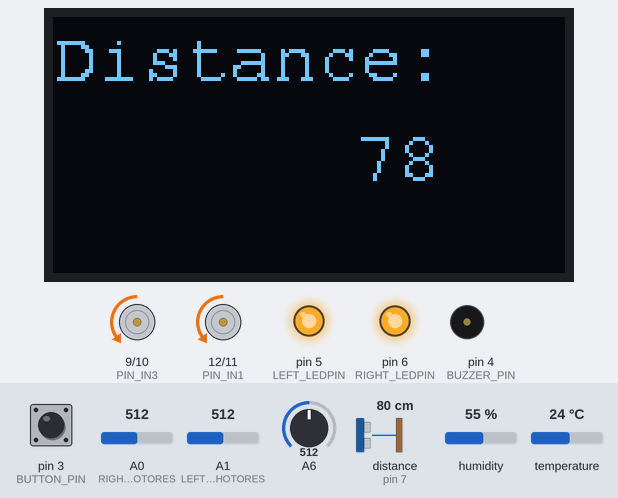
Bench run of a sketch on a simulated Arduino Nano, built with avr-gcc and run on an emulated ATmega328P. Shown: 128×64 one-colour display, motor-driver pin pairs drawn as motors (green arrow = first pin HIGH = forward, orange = second pin HIGH = backward, longer = more drive), output pins drawn as LEDs (lit = HIGH), buzzer (waves = sounding). Wiring (inferred from the names in the program): range finder with pulse-width output: data pin 7. Inputs (shaded band) come from the test bench; at power-on: pin 3 (BUTTON_PIN) HIGH, humidity 55 %, temperature 24 °C, A0 (RIGHT_PHOTORES) = 512, A1 (LEFT_PHOTORES) = 512, A6 = 512, distance to the obstacle (sensor on pin 7) 80 cm. The echo pulse lasts 58.3 µs per cm; pins used as bus, display or sensor lines are not drawn.

Above: at 6.2 s.
6.3 s: pin 3 (BUTTON_PIN) pulled LOW for 1 s
At 8.5 s:
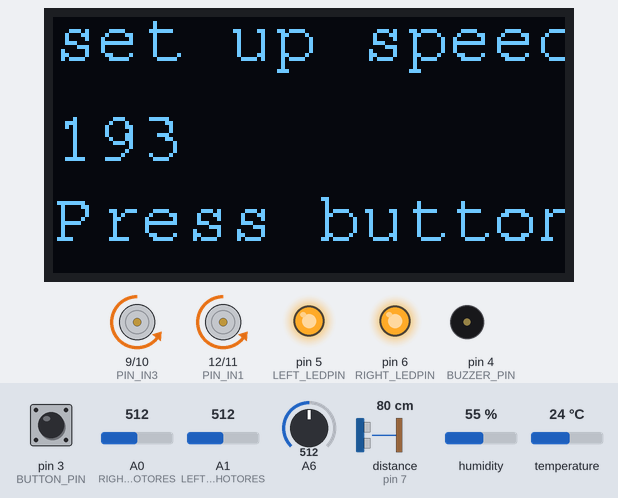
9.3 s: pin 3 (BUTTON_PIN) pulled LOW for 3.2 s
At 12.0 s:
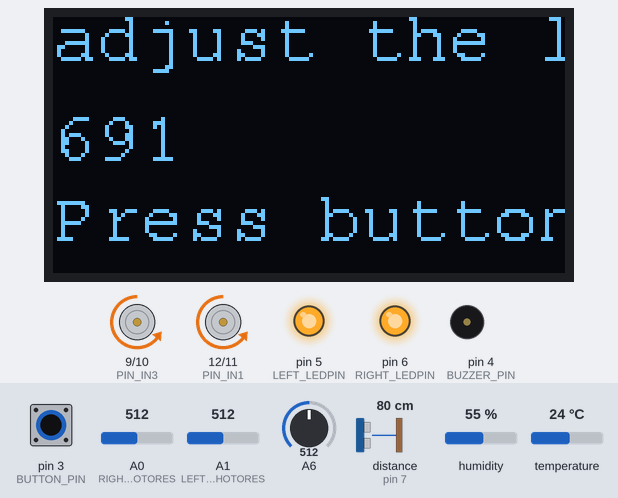
14.0 s: pin 3 (BUTTON_PIN) pulled LOW for 1 s
At 15.9 s:
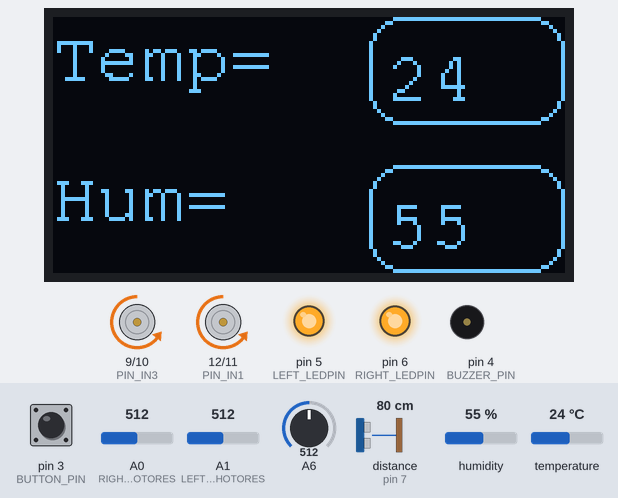
16.8 s: humidity set to 22 %
At 17.2 s:
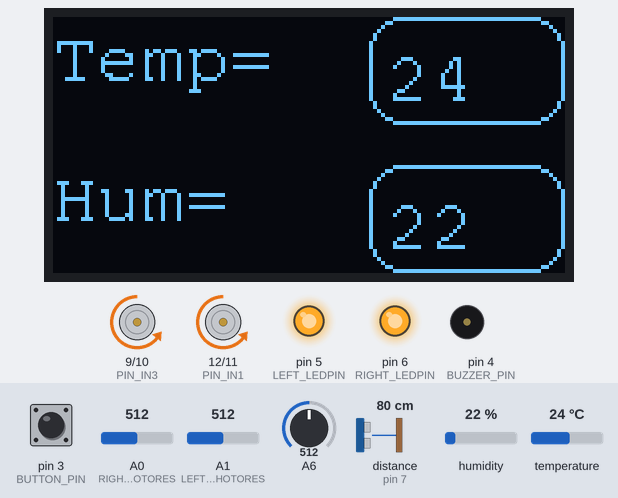
18.3 s: temperature set to 12 °C
At 19.4 s:
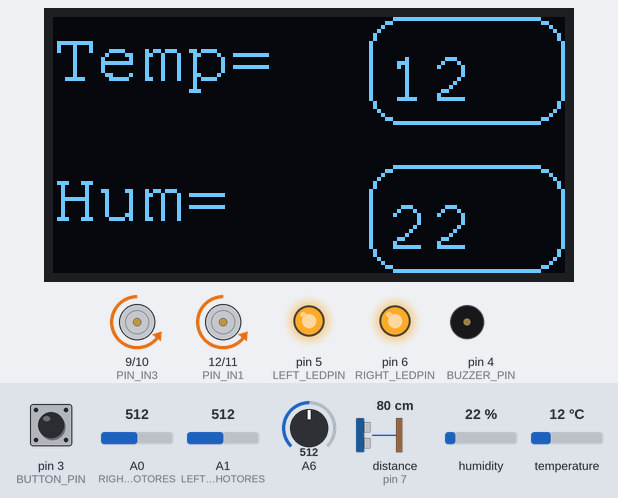
19.8 s: humidity set to 40 %
At 20.7 s:
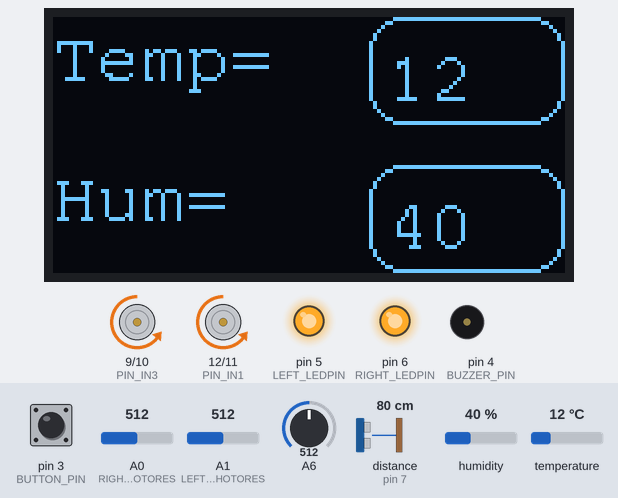
Timing chart, 0 to 22.3 s (numbered marks = the images above; inputs shaded):
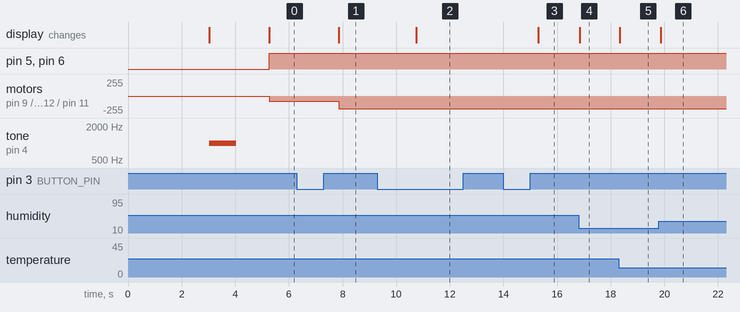

The sketch:

main.ino
```cpp
/*************************************
    ADAM'S ROBOT 2020
    STUDENT NUMBER ****807
 *************************************/

// import classes
#include "Ultrasonic_sensor.h"
#include "DC_Motors.h"
#include "Display.h"
#include "Humidity_sensor.h"
#include "Buzzer.h"
#include "Potentiometer.h"
#include "Button.h"

#include "LED.h"
#include "LDR.h"

int POTENTIOMETER = A6;
Potentiometer new_potentiometer(POTENTIOMETER);


const int BUZZER_PIN = 4;
Passive_Piezo_Buzzer new_buzzer(BUZZER_PIN);


const int DHT11_PIN = A2;
Humidity_sensor humidity_sensor(DHT11_PIN);

const byte BUTTON_PIN = 3;
Button new_button(BUTTON_PIN);


int PIN_IN1 = 12;
int PIN_IN2 = 11;
int PIN_IN3 = 9;
int PIN_IN4 = 10;

DCMotors dc_motors(PIN_IN1, PIN_IN2, PIN_IN3, PIN_IN4);

//-------------------
// Pins for ultrasonic sensor:
const int PIN_TRIG = 8;
const int PIN_ECHO = 7;

Ultrasonic ultrasonic(PIN_TRIG, PIN_ECHO);

// Pins for photoresistors:
const int LEFT_PHOTORES = A1;
const int RIGHT_PHOTORES = A0;
//-------------------

// Pins for LEDs
const int RIGHT_LEDPIN = 6;
const int LEFT_LEDPIN = 5;

Led left_led(LEFT_LEDPIN);
Led right_led(RIGHT_LEDPIN);

//LDR left_photo(LEFT_PHOTORES);
//LDR right_photo(RIGHT_PHOTORES);

Screen new_display;
//-----------------
int new_tempo;
int new_light_threshold;
int right_value_of_light;
int left_value_of_light;
int distance;

int SensorLeft;
int SensorRight;
int SensorDifference;


void setup()
{
  new_display.init();
  pinMode(LEFT_PHOTORES, INPUT);
  pinMode(RIGHT_PHOTORES, INPUT);
  new_buzzer.Buzz(); // Gives signal that the set up is finished
}

void loop()
{
  int b_pressed = new_button.StateMachine_s1();
  int x = new_button.get_button_counter_value(b_pressed);
  int y = 0;
  switch (x) {
    case 0:
      follow_the_light();
      break;
    case 1:
      new_tempo = new_potentiometer.get_value_for_speed();
      new_display.speed_calibration(new_tempo);
      dc_motors.Forward(new_tempo);
      break;
    case 2:
      new_light_threshold = new_potentiometer.get_value_for_threshold();
      right_value_of_light = indicate_light_right();
      left_value_of_light = indicate_light_left();
      new_display.light_calibration(new_light_threshold);
      break;
    case 3:
      int hum = humidity_sensor.get_humidity();
      int temp = humidity_sensor.get_temperature();
      new_display.display_hum_temp(hum, temp);
      break;
  }
} //the loop ends


// TO DO
// The class for LDR's returns same value for the same photoresistors
// Bug to fix (!)
int indicate_light_left() {
  int value_l = analogRead(LEFT_PHOTORES);
  return value_l;
}

int indicate_light_right() {
  int value_r = analogRead(RIGHT_PHOTORES);
  return value_r;
}

void follow_the_light(){
  distance = ultrasonic.Bubble();
      new_tempo = 80;
      new_display.display_distance(distance);
      right_value_of_light = indicate_light_right();
      left_value_of_light = indicate_light_left();

      SensorLeft = 1023 - left_value_of_light;

      SensorRight = 1023 - right_value_of_light;

      SensorDifference = abs(SensorLeft - SensorRight); // This calculates the difference between the two sensors and then saves it to an integer.


      // This section of the sketch is what actually interperets the data and then runs the motors accordingly.
      // Firstly, it checks the distance if it is bigger than 4 cm
      if (distance > 4) {
        left_led.on();
        right_led.on();
        if (SensorLeft < 500 && SensorRight < 500) {
          left_led.off();
          right_led.off();
          dc_motors.Stop();
          new_buzzer.Buzz();
          left_led.on();
          right_led.on();


        }

        if (SensorLeft > SensorRight && SensorDifference > 200 && SensorLeft > 500 && SensorRight > 500) { // This is interpreted as if the Left sensor reads more light than the Right Sensor, Do this:

          dc_motors.Right(250);


        }

        if (SensorLeft < SensorRight && SensorDifference > 200 && SensorLeft > 500 && SensorRight > 500) { // This is interpreted as if the Left sensor reads less light than the Right Sensor, Do this:

          dc_motors.Left(250);


        }

        else if (SensorLeft > 500 && SensorRight > 500 && SensorDifference < 75) { // This is interpreted as if the difference between the two sensors is under 125 (Experiment to suit our sensors), Do this:

          dc_motors.Forward(new_tempo);


        }
      }
      else {
        dc_motors.Stop();
        left_led.off();
        right_led.off();
      }
}
```

Button.h
```cpp
class Button {
    int _button;
    int buttonState = 0;         // variable for reading the pushbutton status
    int button_counter = 0; // counter for the button to implement switch cases

    int state_s1 = 0;                   //The actual ~state~ of the state machine
    int state_prev_s1 = 0;              //Remembers the previous state (useful to know when the state has changed)
    int val_s1 = 0;                     //Value of the switch ("HIGH" or "LOW")
    unsigned long t_s1 = 0;             //Typically represents the current time of the switch
    unsigned long t_0_s1 = 0;           //The time that we last passed through an interesting state
    unsigned long bounce_delay_s1 = 10; //The delay to list for bouncing
    unsigned long hold_delay_s1 = 1000; //The time required to register a long press (a.k.a. "hold")

  public:
    Button(byte button) {
      _button = button;
      pinMode(_button, INPUT_PULLUP);
    }
    int StateMachine_s1() {

      //Almost every state needs these lines, so I'll put it outside the State Machine
      val_s1 = digitalRead(_button);
      state_prev_s1 = state_s1;
      switch (state_s1) {
        case 0: //RESET!
          state_s1 = 1;
          return 0;

        case 1: //WAIT
          //Wait for the switch to go low
          if (val_s1 == LOW) {
            state_s1 = 2;
          }
          return 0;

        case 2: //ARMING!
          //Record the time and proceed to ARMED
          t_0_s1 = millis();
          state_s1 = 3;
          return 0;

        case 3: //ARMED
          //Check to see if the proper has delay has passed.  If a bounce occures then RESET
          t_s1 = millis();
          if (t_s1 - t_0_s1 > bounce_delay_s1) {
            state_s1 = 4;
          }
          if (val_s1 == HIGH) {
            state_s1 = 0;
          }
          return 0;

        case 4: //DRAWN
          //If switch goes HIGH, then TRIGGER. Also check timer for a "Long Pess"
          t_s1 = millis();
          if (val_s1 == HIGH) {
            state_s1 = 5;
          }
          if (t_s1 - t_0_s1 > hold_delay_s1) {
            state_s1 = 6;
          }
          return 0;

        case 5: //TRIGGERED!

          state_s1 = 0;
          return 1;

        case 6: //HOLD!

          state_s1 = 7;
          return 1;

        case 7: //LOW WAIT
          //wait for switch to go back HIGH, then reset
          if (val_s1 == HIGH) {
            state_s1 = 0;
          }
          return 0;
      }
    }
    int get_button_counter_value(int value_x) {
      if (value_x == 1) {
        button_counter = 1 + button_counter;
        if (button_counter == 6) {
          // after achieving the limit, the counter is assigned to zero.
          button_counter = 0;
        }
      }
      return button_counter;
    }

};
```

Buzzer.h
```cpp
#ifndef _BUZZER_H
#define _BUZZER_H
#include "NiceSong.h"

class Passive_Piezo_Buzzer {
    int _buzzerPin;


  public:
    Passive_Piezo_Buzzer(int buzzerPin) {
      _buzzerPin = buzzerPin;

      pinMode(_buzzerPin, OUTPUT);
    }

    void Buzz() {
      tone(_buzzerPin, 1000);
      delay(1000);
      noTone(_buzzerPin);
      delay(1000);
    }

    void PlayMusic() {
// Change melody.h, and this function if you want different song, picked from arduino.songs
//https://github.com/robsoncouto/arduino-songs
      int noteDurations[] = {4, 8, 4, 4, 4, 4, 4, 4};
      int tempo = 144;
      int melody[] = {REST, 2, NOTE_D4, 4,
                      NOTE_G4, -4, NOTE_AS4, 8, NOTE_A4, 4,
                      NOTE_G4, 2, NOTE_D5, 4,
                      NOTE_C5, -2,
                      NOTE_A4, -2,
                      NOTE_G4, -4, NOTE_AS4, 8, NOTE_A4, 4,
                      NOTE_F4, 2, NOTE_GS4, 4,
                      NOTE_D4, -1,
                      NOTE_D4, 4,

                      NOTE_G4, -4, NOTE_AS4, 8, NOTE_A4, 4, //10
                      NOTE_G4, 2, NOTE_D5, 4,
                      NOTE_F5, 2, NOTE_E5, 4,
                      NOTE_DS5, 2, NOTE_B4, 4,
                      NOTE_DS5, -4, NOTE_D5, 8, NOTE_CS5, 4,
                      NOTE_CS4, 2, NOTE_B4, 4,
                      NOTE_G4, -1,
                      NOTE_AS4, 4,

                      NOTE_D5, 2, NOTE_AS4, 4,//18
                      NOTE_D5, 2, NOTE_AS4, 4,
                      NOTE_DS5, 2, NOTE_D5, 4,
                      NOTE_CS5, 2, NOTE_A4, 4,
                      NOTE_AS4, -4, NOTE_D5, 8, NOTE_CS5, 4,
                      NOTE_CS4, 2, NOTE_D4, 4,
                      NOTE_D5, -1,
                      REST, 4, NOTE_AS4, 4,

                      NOTE_D5, 2, NOTE_AS4, 4,//26
                      NOTE_D5, 2, NOTE_AS4, 4,
                      NOTE_F5, 2, NOTE_E5, 4,
                      NOTE_DS5, 2, NOTE_B4, 4,
                      NOTE_DS5, -4, NOTE_D5, 8, NOTE_CS5, 4,
                      NOTE_CS4, 2, NOTE_AS4, 4,
                      NOTE_G4, -1,
                     };
      int notes = sizeof(melody) / sizeof(melody[0]) / 2;
      int wholenote = (60000 * 4) / tempo;
      int divider = 0, noteDuration = 0;
      for (int thisNote = 0; thisNote < notes * 2; thisNote = thisNote + 2) {
        divider = melody[thisNote + 1];
        if (divider > 0) {
          noteDuration = (wholenote) / divider;
        } else if (divider < 0) {
          noteDuration = (wholenote) / abs(divider);
          noteDuration *= 1.5; // increases the duration in half for dotted notes
        }
        tone(_buzzerPin, melody[thisNote], noteDuration * 0.9);
        delay(noteDuration);
        noTone(_buzzerPin);
      }
    }


};

#endif // _BUZZER_H
```

DC_Motors.h
```cpp
class DCMotors{

  int _IN1;
  int _IN2;
  int _IN3;
  int _IN4;

  int tempo;

 public:
  DCMotors(int IN1, int IN2, int IN3, int IN4){
    _IN1 = IN1;
    _IN2 = IN2;
    _IN3 = IN3;
    _IN4 = IN4;
  // pin modes for dc motors
    pinMode(_IN1, OUTPUT);
    pinMode(_IN2, OUTPUT);
    pinMode(_IN3, OUTPUT);
    pinMode(_IN4, OUTPUT);
  }


// functions for dc motors
void Forward(int tempo)
{
  digitalWrite(_IN1, LOW);
  analogWrite(_IN2, tempo);
  digitalWrite(_IN3, LOW);
  analogWrite(_IN4, tempo);
}

void Reverse(int tempo)
{
  analogWrite(_IN1, tempo);
  digitalWrite(_IN2, LOW);

  analogWrite(_IN3, tempo);
  digitalWrite(_IN4, LOW);

}

void Stop()
{
  digitalWrite(_IN1, LOW);
  digitalWrite(_IN2, LOW);


  digitalWrite(_IN3, LOW);
  digitalWrite(_IN4, LOW);

}

void Left(int tempo)
{
  digitalWrite(_IN1, LOW);
  analogWrite(_IN2, tempo);

  analogWrite(_IN3, tempo);
  digitalWrite(_IN4, LOW);

}

void Right(int tempo)
{
  analogWrite(_IN1, tempo);
  digitalWrite(_IN2, LOW);

  digitalWrite(_IN3, LOW);
  analogWrite(_IN4, tempo);

}

};
```

Display.h
```cpp
#include <Adafruit_GFX.h>
#include <Adafruit_SPITFT.h>
#include <Adafruit_SPITFT_Macros.h>
#include <gfxfont.h>
#include <Adafruit_SSD1306.h>
#include <splash.h>
#include <Adafruit_GFX.h>  // Include core graphics library for the display
#include <Adafruit_SSD1306.h>  // Include Adafruit_SSD1306 library to drive the display

Adafruit_SSD1306 display(128, 64);  // Create display

#include <Fonts/FreeMonoBold12pt7b.h>  // Add a custom font
#include <Fonts/FreeMono9pt7b.h>  // Add a custom font

class Screen {
  public:
    Screen() {

    }
    void init() {
      // set up for the screen
      delay(3000);  // This delay is needed to let the display to initialize
      display.begin(SSD1306_SWITCHCAPVCC, 0x3C);  // Initialize display with the I2C address of 0x3C
      display.clearDisplay();  // Clear the buffer
      display.setTextColor(WHITE);  // Set color of the text
      display.setRotation(0);  // Set orientation. Goes from 0, 1, 2 or 3
      display.setTextWrap(false);
      display.dim(0);  //Set brightness (0 is maximun and 1 is a little dim)

    }
    // function for display values from Temperature and Humidity Sensor
    void display_hum_temp(int hum, int temp)
    {
      display.clearDisplay();  // Clear the display so we can refresh
      display.setFont(&FreeMono9pt7b);  // Set a custom font
      display.setTextSize(0);  // Set text size. We are using a custom font so you should always use the text size of 0
      display.setCursor(0, 15);  // (x,y)
      display.println("Temp=");  // Text or value to print
      display.drawRoundRect(79, 0, 49, 27, 8, WHITE);  // Draw rectangle (x,y,width,height,color)
      display.setCursor(83, 20);  // (x,y)
      display.println(temp);
      display.setCursor(0, 50);  // (x,y)
      display.println("Hum=");
      display.drawRoundRect(79, 37, 49, 27, 8, WHITE);
      display.setCursor(83, 57);
      display.println(hum);  // Text or value to print
      display.display();  // Print everything we set previously
    }

    void display_hello() {
      display.clearDisplay();
      display.setTextSize(1);
      display.setTextColor(WHITE);
      display.setCursor(0, 28); // (x,y)
      display.println("H3ll0 Robots!");
      display.display();

    }

    void display_distance(int distance) {
      // Display
      display.clearDisplay();  // Clear the display so we can refresh
      display.setFont(&FreeMono9pt7b);  // Set a custom font
      display.setTextSize(0);  // Set text size. We are using a custom font so you should always use the text size of 0
      // Print text:
      display.setCursor(0, 15);  // (x,y)
      display.println("Distance: ");  // Text or value to print
      // Print variable with left alignment:
      display.setCursor(75, 40);  // (x,y)
      display.println(distance);  // Text or value to print
      display.display();  // Print everything we set previously
    }

    void display_looking_for_light() {
      display.clearDisplay();
      display.setTextSize(1);
      display.setTextColor(WHITE);
      display.setCursor(0, 28); // (x,y)
      display.println("I am looking for light!");
      display.display();

    }
    void display_got_the_light() {
      display.clearDisplay();
      display.setTextSize(1);
      display.setTextColor(WHITE);
      display.setCursor(0, 10); // (x,y)
      display.println("GOT");
      display.setCursor(0, 35); // (x,y)
      display.println("THE LIGHT!");
      display.display();

    }
    void light_calibration(int level) {
      display.clearDisplay();
      display.setTextSize(0);
      display.setTextColor(WHITE);
      display.setCursor(0, 10); // (x,y)
      display.println("adjust the light:");
      display.setCursor(0, 35); // (x,y)
      display.println(level);
      display.setCursor(0, 55); // (x,y)
      display.println("Press button to continue");
      display.display();
    }
    void speed_calibration(int tempo) {
      display.clearDisplay();
      display.setTextSize(0);
      display.setTextColor(WHITE);
      display.setCursor(0, 10); // (x,y)
      display.println("set up speed:");
      display.setCursor(0, 35); // (x,y)
      display.println(tempo);
      display.setCursor(0, 55); // (x,y)
      display.println("Press button when finished");
      display.display();
    }

};
```

Humidity_sensor.h
```cpp
#include <dht.h>

dht DHT;

class Humidity_sensor{

   int _dht11_pin;

   public:
      Humidity_sensor(int dht11_pin){
        _dht11_pin = dht11_pin;

        pinMode(_dht11_pin, INPUT);

        }
        int get_humidity(){
          int chk = DHT.read22(_dht11_pin);
          return DHT.humidity;

         }
        int get_temperature(){
         int chk2 = DHT.read22(_dht11_pin);
         float t = DHT.temperature;
         return t;
        }
  };
```

LDR.cpp
```cpp
#include "LDR.h"


LDR::LDR(byte _photoresistor) {
  this->_photoresistor;
  init();
}

void LDR::init() {
  pinMode(_photoresistor, INPUT);
}
// function for Two Light-Emitting Diodes (LED’s) to indicate the direction of the light source and its intensity.
int LDR::indicate_light() {
  int _value = analogRead(_photoresistor);
  return _value;
}
```

LDR.h
```cpp
#ifndef LDR_h
#define LDR_h


#include <arduino.h>

class LDR{
  private:
    byte _photoresistor;


  public:
    LDR(byte _photoresistor);
        void init();
        int indicate_light();


  };
  #endif
```

LED.cpp
```cpp
#include "Led.h"

Led::Led(byte pin){
      this->pin = pin;
      init();
}

void Led::init(){
  pinMode(pin, OUTPUT);
  off();
}

void Led::on(){
  digitalWrite(pin, HIGH);
  }
void Led::off(){
  digitalWrite(pin, LOW);
}
void Led::on_with_value(int _value){
  digitalWrite(pin, _value);
  }
```

LED.h
```cpp
#ifndef LED_h
#define LED_h

#include <Arduino.h>

class Led {

   private:
    byte pin;
    int _value;


   public:
      Led(byte pin);
        void init();
        void on();
        void off();
        void on_with_value(int value);


  };
#endif
```

Ultrasonic_sensor.h
```cpp
class Ultrasonic {

    int _trigPin;
    int _echoPin;
    // Defines variables for maths needed for ultrasonic sensor:
    long duration;
    int distance;
    int new_distance;

  public:
    Ultrasonic(int trigPin, int echoPin) {
      _trigPin = trigPin;
      _echoPin = echoPin;

      // pin modes for ultrasonic sensor:
      pinMode(_trigPin, OUTPUT); // Sets the trigPin as an Output
      pinMode(_echoPin, INPUT); // Sets the echoPin as an Input

    }
    // function for ultrasonic sensor, it returns a value of the distance needed for the measurement
    int Bubble()
    {
      // Clears the trigPin
      digitalWrite(_trigPin, LOW);
      delay(100);
      // Sets the trigPin on HIGH state for 10 micro seconds
      digitalWrite(_trigPin, HIGH);
      delay(100);
      digitalWrite(_trigPin, LOW);
      // Reads the echoPin, returns the sound wave travel time in microseconds
      duration = pulseIn(_echoPin, HIGH);
      // Calculating the distance
      distance = duration * 0.034 / 2;

      return distance;
    }

};
```

Source omitted: NiceSong.h (1891 bytes), Potentiometer.h (1620 bytes)

Measured:
- after the input at 6.3 s, motor on pin 9 (PIN_IN3) / pin 10 (PIN_IN4), motor on pin 12 (PIN_IN1) / pin 11 (PIN_IN2): backward 80/255 → backward 193/255 after 1.6 s; the display: changes after 1.6 s (image 1)
- after the input at 9.3 s, the display: changes after 1.5 s (image 2)
- after the input at 14.0 s, the display: changes after 1.3 s (image 3)
- after the input at 16.8 s, the display: changes at once (image 4)
- after the input at 18.3 s, the display: changes at once (image 5)
- after the input at 19.8 s, the display: changes after 0.07 s (image 6)
